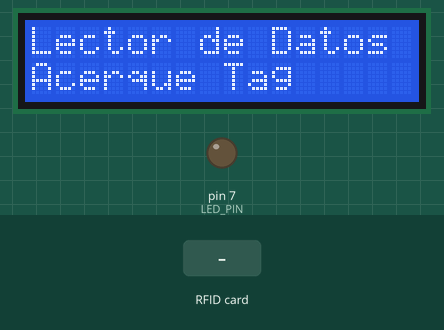
This sketch was run on a simulated Arduino Uno, built with avr-gcc and run on an emulated ATmega328P. Parts: 16×2 character LCD, output pins drawn as LEDs (lit = HIGH). The inputs (shaded band) are chosen by the test bench. Pins used as bus, display or sensor lines are not drawn; what the sketch prints to the serial monitor is not drawn.

Above: at 1.3 s.
1.4 s: RFID card 5E 7A 19 C4 held to the reader
At 1.9 s:
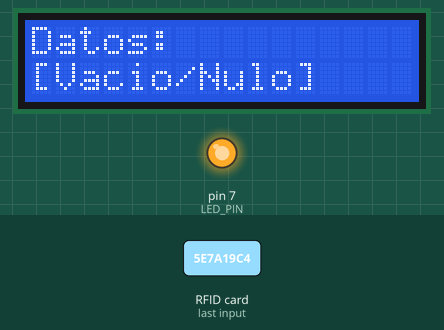
Timing chart, 0 to 6.0 s (numbered marks = the images above; inputs shaded):
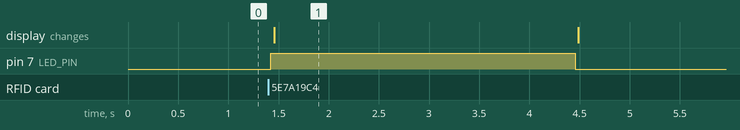

Measured:
- after the input at 1.4 s, pin 7 (LED_PIN): LOW → HIGH at once, → LOW 3.0 s later; the display: changes after 0.06 s (image 1)

The sketch:

sistema_de_RFID.ino
```cpp
#include <SPI.h>
#include <MFRC522.h>
#include <Wire.h>
#include <LiquidCrystal_I2C.h>

#define RST_PIN         9
#define SS_PIN          10
#define LED_PIN         7

MFRC522 mfrc522(SS_PIN, RST_PIN);
LiquidCrystal_I2C lcd(0x27, 16, 2);

MFRC522::MIFARE_Key key;

void setup() {
  Serial.begin(9600);
  SPI.begin();
  mfrc522.PCD_Init();

  pinMode(LED_PIN, OUTPUT);

  lcd.init();
  lcd.backlight();

  // Cargamos la llave estándar (FF FF FF FF FF FF)
  for (byte i = 0; i < 6; i++) key.keyByte[i] = 0xFF;

  resetPantalla();
}

void loop() {
  // 1. Buscar tarjetas
  if (!mfrc522.PICC_IsNewCardPresent() || !mfrc522.PICC_ReadCardSerial()) {
    return;
  }

  digitalWrite(LED_PIN, HIGH);
  lcd.clear();
  lcd.print("Leyendo...");

  // 2. Intentar leer Bloque 4
  byte bloque = 4;
  byte buffer[18];
  byte tamano = sizeof(buffer);

  // Autenticación obligatoria para MIFARE
  MFRC522::StatusCode status = mfrc522.PCD_Authenticate(MFRC522::PICC_CMD_MF_AUTH_KEY_A, bloque, &key, &(mfrc522.uid));

  if (status == MFRC522::STATUS_OK) {
    status = mfrc522.MIFARE_Read(bloque, buffer, &tamano);

    if (status == MFRC522::STATUS_OK) {
      lcd.clear();
      lcd.setCursor(0, 0);
      lcd.print("Datos:");
      lcd.setCursor(0, 1);

      String datos = "";
      for (uint8_t i = 0; i < 16; i++) {
        // Solo mostrar caracteres que se puedan leer (letras/números)
        if (buffer[i] >= 32 && buffer[i] <= 126) {
          datos += (char)buffer[i];
        }
      }

      if(datos.length() == 0) lcd.print("[Vacio/Nulo]");
      else lcd.print(datos);

      Serial.println("Leido: " + datos);
    } else {
      lcd.print("Error Lectura");
    }
  } else {
    lcd.print("Error Llave/Auth");
    Serial.println(mfrc522.GetStatusCodeName(status));
  }

  // 3. Pausa y reset
  delay(3000);
  digitalWrite(LED_PIN, LOW);
  mfrc522.PICC_HaltA();
  mfrc522.PCD_StopCrypto1();
  resetPantalla();
}

void resetPantalla() {
  lcd.clear();
  lcd.print("Lector de Datos");
  lcd.setCursor(0, 1);
  lcd.print("Acerque Tag");
}
```
